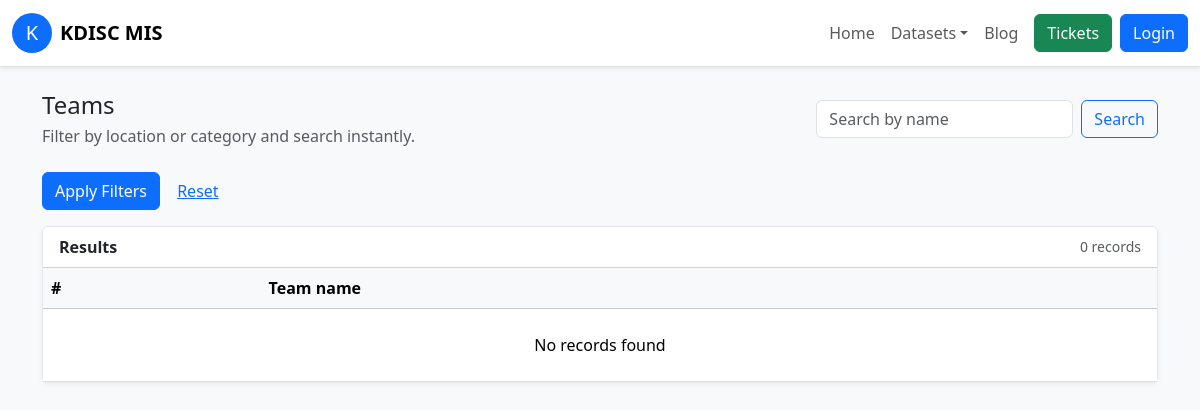
Before: /master.php?type=teams with the older database file.
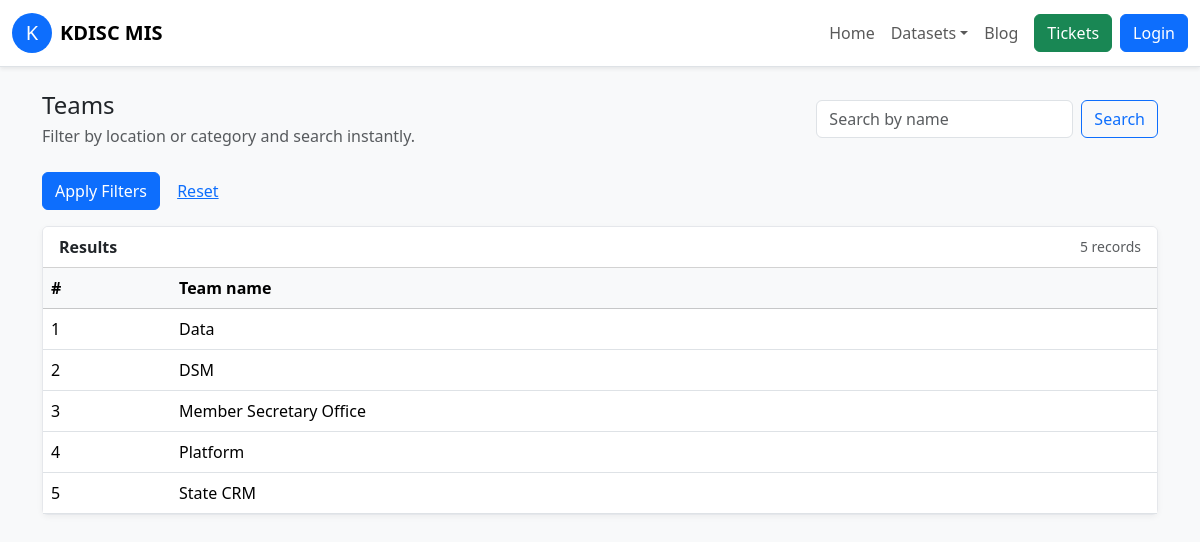
After: the same page with the newer database file.
### tables this page shows
CREATE TABLE IF NOT EXISTS teams (
    id INT AUTO_INCREMENT PRIMARY KEY,
    name VARCHAR(150) NOT NULL UNIQUE
);

### src/masters.php (called while the page is built, shortened)
<?php
function fetch_master_rows(mysqli $conn, string $key, array $filters, string $search = ''): array
{
    $definitions = master_definitions();
    $conditions = [];
    $where = $conditions ? 'WHERE ' . implode(' AND ', $conditions) : '';
    $query = build_master_query($key, $where);
    $stmt = $conn->prepare($query);
    $stmt->execute();
    $result = $stmt->get_result();
    return $result->fetch_all(MYSQLI_ASSOC);
}
function build_master_query(string $key, string $where): string
{
    switch ($key) {
        case 'teams':
            return "SELECT id, name FROM teams {$where} ORDER BY name";
    }
}

### public/master.php (the view, shortened to what this page needs)
<?php
require_once __DIR__ . '/../src/masters.php';
$conn = db_connect();
$type = $_GET['type'] ?? 'districts';
$definitions = master_definitions();
$hasCoordinates = in_array($type, ['job_stations', 'facilitation_centers', 'academic_institutions', 'academic_authorities', 'sdpk_centers'], true);
$view = ($_GET['view'] ?? 'table') === 'map' && $hasCoordinates ? 'map' : 'table';
$filters = [];
$search = trim($_GET['search'] ?? '');
$rows = fetch_master_rows($conn, $type, $filters, $search);
include __DIR__ . '/partials/header.php';
?>
<div class="d-flex flex-column flex-lg-row justify-content-between align-items-lg-center gap-3 mb-4">
    <div>
        <h1 class="h4 mb-1"><?php echo htmlspecialchars($definitions[$type]['title']); ?></h1>
        <p class="text-muted mb-0">Filter by location or category and search instantly.</p>
    </div>
    <form class="d-flex gap-2" method="get">
        <input type="search" class="form-control" name="search" placeholder="Search by name" value="<?php echo htmlspecialchars($search); ?>">
        <button class="btn btn-outline-primary" type="submit">Search</button>
    </form>
</div>
<form class="row g-2 mb-3" method="get">
    <div class="col-12">
        <button class="btn btn-primary" type="submit">Apply Filters</button>
        <a class="btn btn-link" href="/master.php?type=<?php echo urlencode($type); ?>">Reset</a>
    </div>
</form>
<div class="card table-card">
    <div class="card-header bg-white d-flex justify-content-between align-items-center">
        <span class="fw-semibold">Results</span>
        <div class="d-flex align-items-center gap-2">
            <span class="text-muted small"><?php echo count($rows); ?> records</span>
        </div>
    </div>
    <div class="card-body card-table p-0">
        <div class="table-responsive <?php echo $view === 'table' ? '' : 'd-none'; ?>">
            <table class="table mb-0 align-middle">
                <thead class="table-light">
                    <tr>
                        <th scope="col">#</th>
                        <?php foreach ($definitions[$type]['columns'] as $columnLabel): ?>
                            <th scope="col"><?php echo htmlspecialchars($columnLabel); ?></th>
                        <?php endforeach; ?>
                    </tr>
                </thead>
                <tbody>
                    <?php foreach ($rows as $index => $row): ?>
                        <tr>
                            <td><?php echo $index + 1; ?></td>
                            <?php foreach (array_keys($definitions[$type]['columns']) as $keyName): ?>
                                <td><?php echo htmlspecialchars($row[$keyName] ?? ''); ?></td>
                            <?php endforeach; ?>
                        </tr>
                    <?php endforeach; ?>
                    <?php if (empty($rows)): ?>
                        <tr>
                            <td colspan="<?php echo count($definitions[$type]['columns']) + 1; ?>" class="text-center py-4">No records found</td>
                        </tr>
                    <?php endif; ?>
                </tbody>
            </table>
        </div>
    </div>
</div>
<?php include __DIR__ . '/partials/footer.php'; ?>

Changed rows visible on the page:
added teams: name "Data"
added teams: name "DSM"
added teams: name "Member Secretary Office"
added teams: name "Platform"
added teams: name "State CRM"
Other visible differences:
count($rows): "0" → "5"
text no longer shown: "No records found"
